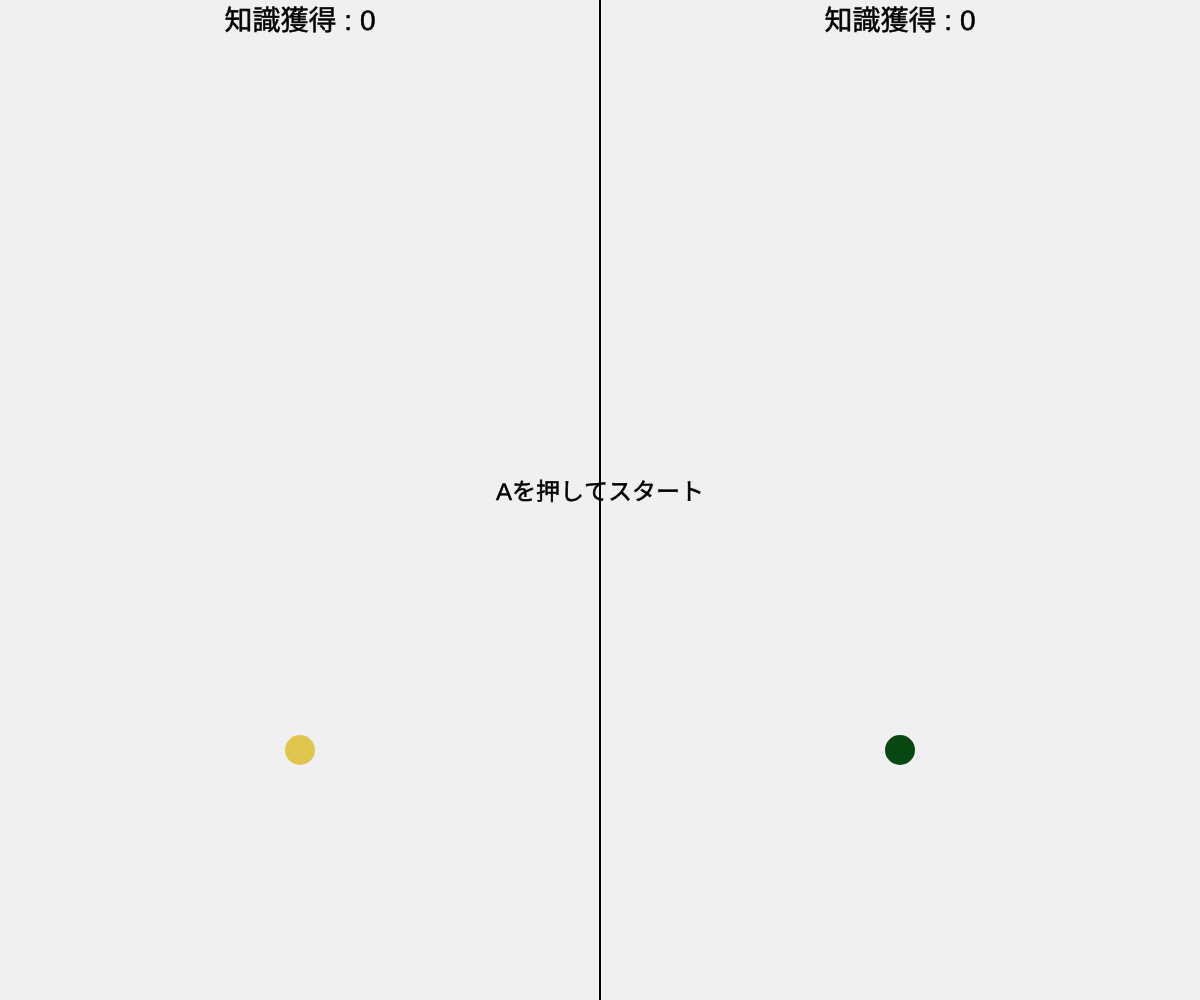
Frame 1 (no input)
Frame 60 (no input): identical to frame 1, image omitted
Frame 120 (the mouse pressed at the canvas centre since frame 60): identical to frame 1, image omitted

The p5.js sketch that drew this single still picture (run headless with seeded random() and noise() and a simulated clock; from frame 60 on, the mouse is pressed at the canvas centre):

// p5.js sketch
// ── sketch.js
let started = false
let running = false;
let leftBall; // priviliged
let rightBall; // less priviliged
let leftTargets = [], rightTargets = [];
let maxSize = 200;
let leftScore = 0;
let rightScore = 0;

function setup(){
  createCanvas(windowWidth, windowHeight);
leftBall = {
  x : width/4,
  y : (height/4)*3,
  size : 30,
  vx : 3,
  vy : 2 };
rightBall = {
  x : (width/4)*3,
  y : (height/4)*3,
  size : 30,
  vx : 3,
  vy : 2 
 };
}

function windowResized(){
  resizeCanvas(windowWidth, windowHeight);
}

function draw(){
  background (240, 240, 242);

  if(running){
  //left ball movement
  leftBall.x += leftBall.vx
  leftBall.y += leftBall.vy

  if(leftBall.x - leftBall.size/2 <0 || leftBall.x + leftBall.size/2 > windowWidth/2){
    leftBall.vx = -leftBall.vx
  }
  if(leftBall.y - leftBall.size/2 <0 || leftBall.y + leftBall.size/2 > height){
    leftBall.vy = -leftBall.vy
  }
  leftBall.x = constrain(leftBall.x, leftBall.size/2, width/2 - leftBall.size/2);
  leftBall.y = constrain(leftBall.y, leftBall.size/2, height - leftBall.size/2);

  rightBall.x += rightBall.vx
  rightBall.y += rightBall.vy

  if(rightBall.x - rightBall.size/2 < windowWidth/2 || rightBall.x + rightBall.size/2 > windowWidth){
    rightBall.vx = -rightBall.vx
  }
  if(rightBall.y - rightBall.size/2 <0 || rightBall.y + rightBall.size/2 > height){
    rightBall.vy = -rightBall.vy
  }
  rightBall.x = constrain(rightBall.x, width/2 + rightBall.size/2, width - rightBall.size/2);
  rightBall.y = constrain(rightBall.y, rightBall.size/2, height - rightBall.size/2);

// priviliged side targets (more frequent spawning)
if (frameCount % 20 === 0){
  leftTargets.push(createTarget(0, windowWidth/2))
}
if (frameCount % 80 === 0){
  rightTargets.push(createTarget(windowWidth/2, windowWidth));
}

leftTargets = checkHit(leftBall, leftTargets, "left");
rightTargets = checkHit(rightBall, rightTargets, "right");

// stop animation when ball reach max size
if (leftBall.size >= maxSize || rightBall.size >= maxSize){
  running = false;
 }
}

// left ball shape
noStroke();
fill (224, 198, 79);
ellipse (leftBall.x, leftBall.y, leftBall.size);
// right ball shape
noStroke();
fill (9, 71, 18);
ellipse (rightBall.x, rightBall.y, rightBall.size);

// middle line
stroke(0);
strokeWeight(2);
line(windowWidth/2, 0, windowWidth/2, windowHeight);

// targets shape
for(let i = 0; i < leftTargets.length; i++){
    let t = leftTargets[i];
    noStroke();
    fill(118, 171, 219);
    ellipse(t.x, t.y, t.size);
 }
 for(let i = 0; i < rightTargets.length; i++){
    let t = rightTargets[i];
    noStroke();
    fill(118, 171, 219);
    ellipse(t.x, t.y, t.size);
 }
 // score display
fill (0);
textSize(28);
strokeWeight(0.5);
textAlign(CENTER);
text(`知識獲得 : ${leftScore}`, windowWidth/4, 30);
text(`知識獲得 : ${rightScore}`, windowWidth/4*3, 30);

// beginning screen
if(!started){
  textSize(24);
  fill(0);
  textAlign(CENTER);
  text("Aを押してスタート", width/2, height/2);

// message after program stopped
} else if (!running){
  textSize(32);
  fill(200, 0, 0);
  textAlign(CENTER);
  text("同じ時間と道でも、社会階層によって教育格差がある", windowWidth/2, windowHeight/2);
 }
}

// erase hit targets (update active targets)
function checkHit (ball, targetSide, sideScore){
 const activeTargets = []

  for (let i = 0; i < targetSide.length; i++){
   let t = targetSide[i];
   let d = dist(ball.x, ball.y, t.x, t.y);

   if( d >= (ball.size / 2 + t.size / 2)){
    activeTargets.push(t);
   } else {
    ball.size += 7;
    // update score
    if(sideScore === "left") leftScore++;
    else rightScore++;
   }
}
return activeTargets;
}

// targets properties
function createTarget(minX , maxX){
  return {
    x : random (minX + 10 , maxX - 10),
    y : random (50 , height - 10),
    size : 15
  }
}

function keyPressed(){
  if (key === 'A' || key === 'a'){
    started = true;
    running = true;
  }
}
